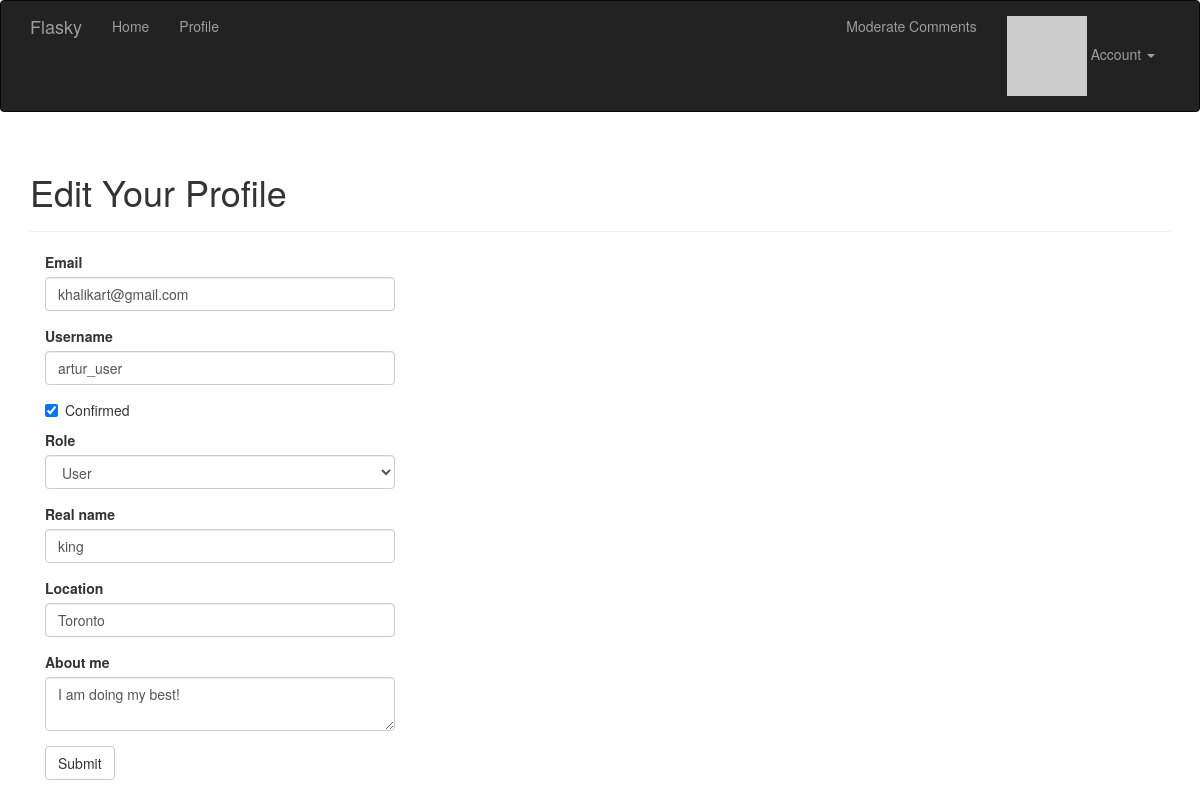
Page /edit-profile/2 (signed in) on the earlier database version.
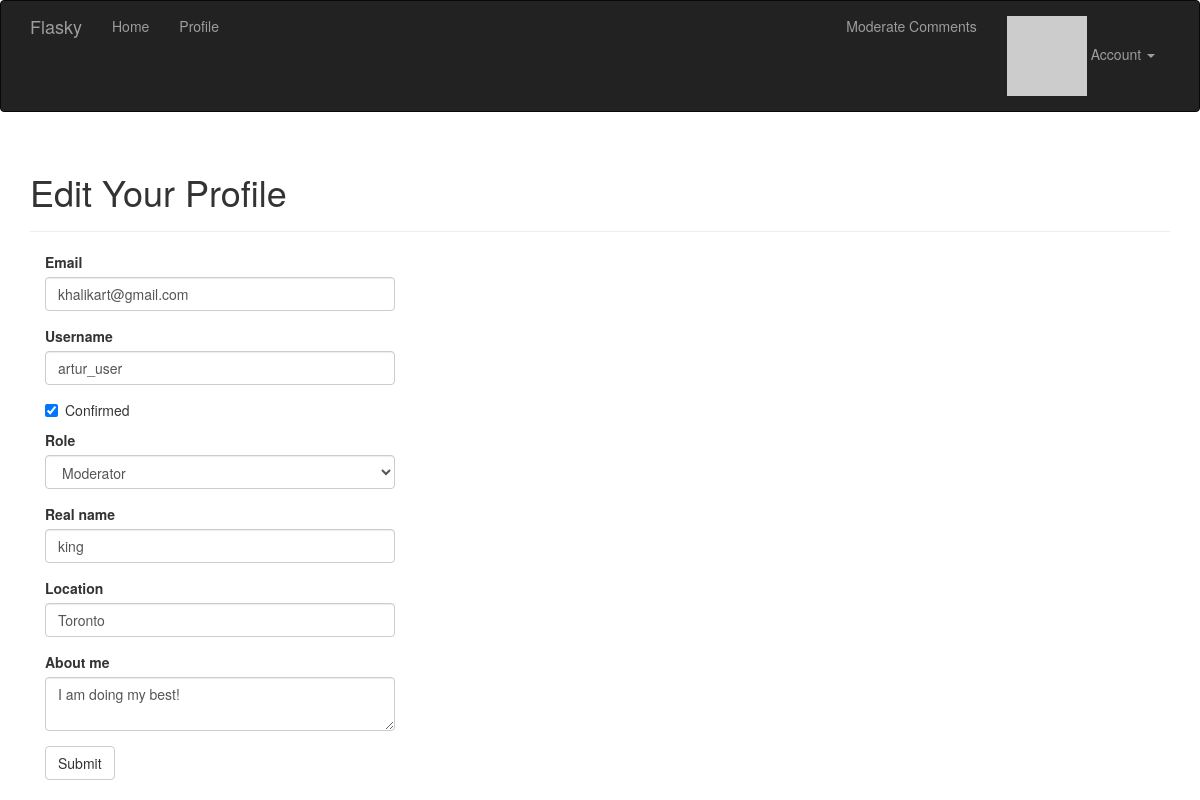
Same page on the later database version.
### app/models.py (models this page shows, shortened)
class User(UserMixin, db.Model):
    __tablename__ = 'users'
    id = db.Column(db.Integer, primary_key=True)
    email = db.Column(db.String(64), unique=True, index=True)
    username = db.Column(db.String(64), unique=True, index=True)
    role_id = db.Column(db.Integer, db.ForeignKey('roles.id'))
    password_hash = db.Column(db.String(128))
    confirmed = db.Column(db.Boolean, default=False)
    name = db.Column(db.String(64))
    location = db.Column(db.String(64))
    about_me = db.Column(db.Text())
    member_since = db.Column(db.DateTime(),
                             default=datetime.datetime.utcnow)
    last_seen = db.Column(db.DateTime(),
                          default=datetime.datetime.utcnow)
    avatar_hash = db.Column(db.String(32))
    posts = db.relationship('Post', backref='author', lazy='dynamic')
    followed = db.relationship('Follow',
                               foreign_keys=[Follow.follower_id],
                               backref=db.backref('follower', lazy='joined'),
                               lazy='dynamic',
                               cascade='all, delete-orphan')
    followers = db.relationship('Follow',
                                foreign_keys=[Follow.followed_id],
                                backref=db.backref('followed', lazy='joined'),
                                lazy='dynamic',
                                cascade='all, delete-orphan')
    comments = db.relationship('Comment', backref='author', lazy='dynamic')
    @property
    def password(self):
        raise AttributeError('password is not a readable attribute')
    def can(self, perm):
        return self.role is not None and self.role.has_permission(perm)
    def ping(self):
        self.last_seen = datetime.datetime.utcnow()
        db.session.add(self)
        db.session.commit()
    def gravatar(self, size=100, default='robohash', rating='g'):
        if request.is_secure:
            url = 'https://secure.gravatar.com/avatar'
        else:
            url = 'http://www.gravatar.com/avatar'
        hash = self.avatar_hash or self.gravatar_hash()
        return f'{url}/{hash}?s={size}&d={default}&r={rating}'

### app/main/views.py (the view, shortened to what this page needs)
@main.route('/edit-profile/<int:id>', methods=['GET', 'POST'])
@login_required
@admin_required
def edit_profile_admin(id):
    user = User.query.get_or_404(id)
    form = EditProfileAdminForm(user=user)
    form.email.data = user.email
    form.username.data = user.username
    form.confirmed.data = user.confirmed
    form.role.data = user.role_id
    form.name.data = user.name
    form.location.data = user.location
    form.about_me.data = user.about_me
    return render_template('edit_profile.html',
                           form=form, user=user)

### app/main/forms.py (shortened to what this page needs)
class EditProfileAdminForm(FlaskForm):
    email = StringField('Email', validators=[DataRequired(),
                                             Length(1, 64),Email()])
    username = StringField('Username', validators=[DataRequired(),
                Length(1, 64), Regexp('^[A-Za-z][A-Za-z0-9_.]*$', 0,
                'Usernames must have only letters, numbers, dots or \
                underscores.')])
    confirmed = BooleanField('Confirmed')
    role = SelectField('Role', coerce=int)
    name = StringField('Real name', validators=[Length(0, 64)])
    location = StringField('Location', validators=[Length(0, 64)])
    about_me = TextAreaField('About me')
    submit = SubmitField('Submit')
    def __init__(self, user, *args, **kwargs):
        super(EditProfileAdminForm, self).__init__(*args, **kwargs)
        self.role.choices = [(role.id, role.name)
                             for role in Role.query.order_by(Role.name).all()]
        self.user = user

### app/main/__init__.py (called while the page is built)
@main.app_context_processor
def inject_permissions():
    return dict(Permission=Permission)

### app/models.py (called while the page is built)
@login_manager.user_loader
def load_user(user_id):
    return User.query.get(int(user_id))

### app/templates/edit_profile.html (shortened to what this page needs)
{% extends 'base.html' %}
{% import 'bootstrap/wtf.html' as wtf %}
{% block page_content %}
<div class='page-header'>
    <h1>Edit Your Profile</h1>
</div>
<div class="col-md-4">
    {{ wtf.quick_form(form) }}
</div>
{% endblock page_content %}

Differences in the rows shown:
changed User "khalikart@gmail.com": role "User" → "Moderator"
